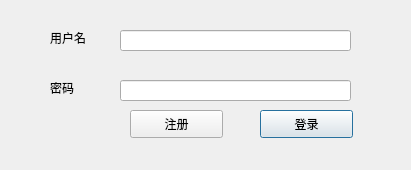
<?xml version="1.0" encoding="UTF-8"?>
<ui version="4.0">
 <class>LoginDialog</class>
 <widget class="QDialog" name="LoginDialog">
  <property name="geometry">
   <rect>
    <x>0</x>
    <y>0</y>
    <width>411</width>
    <height>170</height>
   </rect>
  </property>
  <property name="minimumSize">
   <size>
    <width>411</width>
    <height>170</height>
   </size>
  </property>
  <property name="maximumSize">
   <size>
    <width>411</width>
    <height>170</height>
   </size>
  </property>
  <property name="windowTitle">
   <string>Dialog</string>
  </property>
  <widget class="QPushButton" name="pushButton">
   <property name="geometry">
    <rect>
     <x>260</x>
     <y>110</y>
     <width>93</width>
     <height>28</height>
    </rect>
   </property>
   <property name="text">
    <string>登录</string>
   </property>
  </widget>
  <widget class="QLabel" name="lb_passwrd">
   <property name="geometry">
    <rect>
     <x>50</x>
     <y>80</y>
     <width>41</width>
     <height>16</height>
    </rect>
   </property>
   <property name="text">
    <string>密码</string>
   </property>
  </widget>
  <widget class="QPushButton" name="pb_register">
   <property name="geometry">
    <rect>
     <x>130</x>
     <y>110</y>
     <width>93</width>
     <height>28</height>
    </rect>
   </property>
   <property name="text">
    <string>注册</string>
   </property>
  </widget>
  <widget class="QLineEdit" name="le_passwrd">
   <property name="geometry">
    <rect>
     <x>120</x>
     <y>80</y>
     <width>231</width>
     <height>21</height>
    </rect>
   </property>
   <property name="echoMode">
    <enum>QLineEdit::Password</enum>
   </property>
  </widget>
  <widget class="QLineEdit" name="le_uaername">
   <property name="geometry">
    <rect>
     <x>120</x>
     <y>30</y>
     <width>231</width>
     <height>21</height>
    </rect>
   </property>
   <property name="echoMode">
    <enum>QLineEdit::Normal</enum>
   </property>
  </widget>
  <widget class="QLabel" name="lb_username">
   <property name="geometry">
    <rect>
     <x>50</x>
     <y>30</y>
     <width>51</width>
     <height>16</height>
    </rect>
   </property>
   <property name="text">
    <string>用户名</string>
   </property>
  </widget>
 </widget>
 <resources/>
 <connections/>
</ui>
